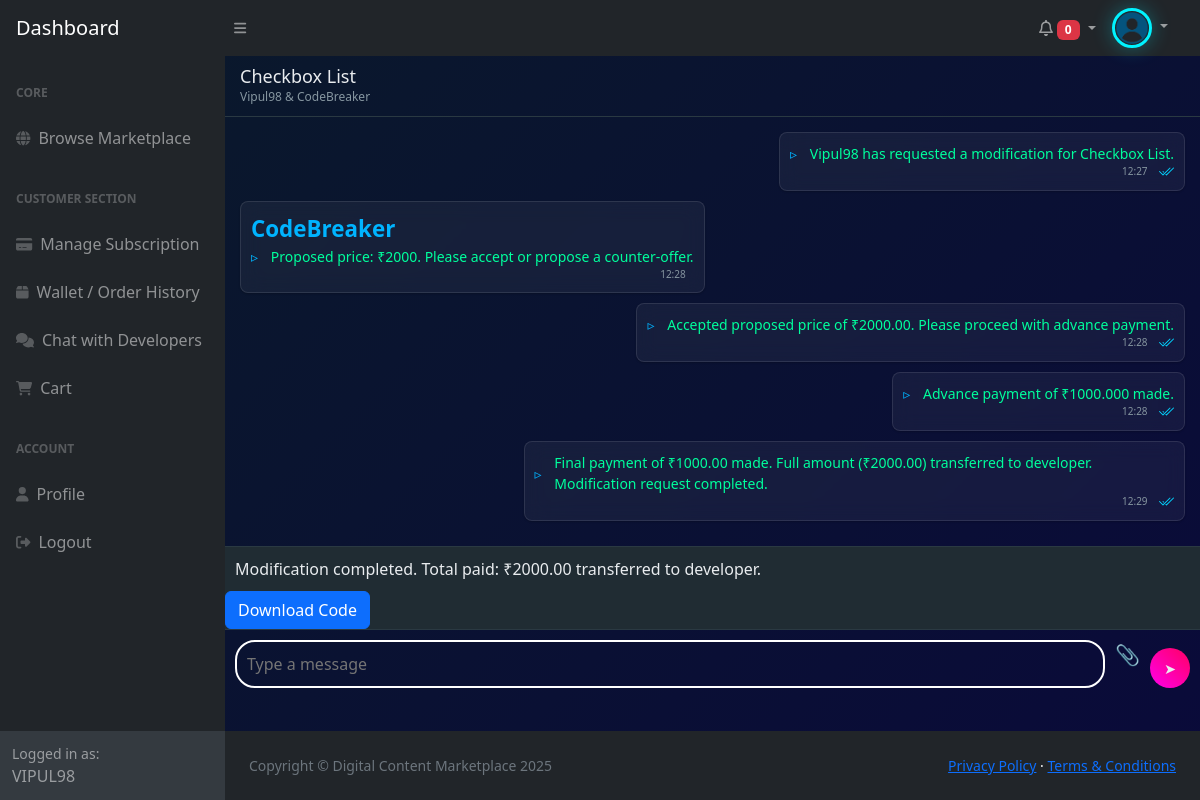
/chat/thread/33/ (signed in), run on the app's committed database.
### apps/authentication/models.py (models this page shows, shortened)
class User(AbstractUser):
    ROLE_CHOICES = (
        ('developer', 'Developer'),
        ('customer', 'Customer'),
    )
    first_name = models.CharField(max_length=50)
    last_name = models.CharField(max_length=50)
    profile_picture = models.ImageField(
        upload_to='profile_pics/',
        blank=True,
        null=True,
        default='profile_pics/user_default.png'
        )
    mobile = models.PositiveBigIntegerField(unique=True, null=True, blank=True)
    email = models.EmailField(max_length=50, unique=True)
    role = models.CharField(max_length=10, choices=ROLE_CHOICES)
    REQUIRED_FIELDS = ['email', 'mobile']
    groups = models.ManyToManyField(Group, blank=True)
    user_permissions = models.ManyToManyField(Permission, blank=True)
    class Meta:
        app_label = 'authentication'
        verbose_name = 'User'
        verbose_name_plural = 'Users'

### apps/chat/models.py (models this page shows, shortened)
class ChatThread(models.Model):
    customer = models.ForeignKey(
        settings.AUTH_USER_MODEL,
        on_delete=models.CASCADE,
        related_name='customer_chats',
        limit_choices_to={'role': 'customer'}
    )
    developer = models.ForeignKey(
        settings.AUTH_USER_MODEL,
        on_delete=models.CASCADE,
        related_name='developer_chats',
        limit_choices_to={'role': 'developer'}
    )
    code_content = models.ForeignKey(
        CodeContent,
        on_delete=models.CASCADE
    )
    created_at = models.DateTimeField(auto_now_add=True)
    is_active = models.BooleanField(default=True)
    flagged_for_review = models.BooleanField(default=False)

class ChatMessage(models.Model):
    thread = models.ForeignKey(
        ChatThread,
        on_delete=models.CASCADE,
        related_name='messages'
    )
    sender = models.ForeignKey(
        settings.AUTH_USER_MODEL,
        on_delete=models.CASCADE
    )
    message = models.TextField(blank=True, null=True)
    attachment = models.FileField(
        upload_to='chat_attachments/',
        blank=True,
        null=True
    )
    sent_at = models.DateTimeField(auto_now_add=True)
    is_read = models.BooleanField(default=False)

class ModificationRequest(models.Model):
    STATUS_CHOICES = [
        ('pending', 'Pending'),
        ('negotiating', 'Negotiating'),
        ('price_confirmed', 'Price Confirmed'),
        ('advance_paid', 'Advance Paid'),
        ('code_delivered', 'Code Delivered'),
        ('completed', 'Completed'),
        ('disputed', 'Disputed'),
        ('declined', 'Declined'),
        ('refunded', 'Refunded'),
        ('closed', 'Closed'),  # New status for paid-to-developer dispute resolution
    ]
    thread = models.OneToOneField(ChatThread, on_delete=models.CASCADE)
    proposed_price = models.DecimalField(max_digits=10, decimal_places=2, null=True, blank=True)
    counter_price = models.DecimalField(max_digits=10, decimal_places=2, null=True, blank=True)
    final_price = models.DecimalField(max_digits=10, decimal_places=2, null=True, blank=True)
    advance_payment = models.DecimalField(max_digits=10, decimal_places=2, null=True, blank=True)
    full_payment = models.DecimalField(max_digits=10, decimal_places=2, null=True, blank=True)
    status = models.CharField(max_length=20, choices=STATUS_CHOICES, default='pending')
    preview_token = models.CharField(max_length=32, null=True, blank=True)
    customer_preview_count = models.IntegerField(default=0)
    developer_preview_count = models.IntegerField(default=0)
    uploaded_file = models.FileField(upload_to='chat_attachments/%Y/%m/%d/', null=True, blank=True)
    dispute_reason = models.TextField(null=True, blank=True)
    created_at = models.DateTimeField(auto_now_add=True)

### apps/content/models.py (models this page shows, shortened)
class CodeContent(models.Model):
    developer = models.ForeignKey(User, on_delete=models.CASCADE)
    title = models.CharField(max_length=200)
    description = models.TextField()
    html_code = models.TextField()
    css_code = models.TextField(blank=True, null=True)
    js_code = models.TextField(blank=True, null=True)
    image_preview = models.ImageField(upload_to='code_previews/', blank=True, null=True)
    price = models.DecimalField(max_digits=6, decimal_places=2, default=0.00)
    CATEGORY_CHOICES = [
        ('card', 'Cards'),
        ('checkbox', 'Checkbox'),
        ('button', 'Button'),
        ('switch', 'Switch'),
        ('form', 'Form'),
        ('toggle', 'Toggle'),
        ('input', 'Input'),
        ('slider', 'Slider'),
        ('dropdown', 'Dropdown'),
        ('radio', 'Radio'),
        ('modal', 'Modal'),
        ('tabs', 'Tabs'),
        ('alert', 'Alert'),
        ('hover', 'Hover'),
        ('responsive', 'Responsive'),
        ('other', 'Other')
    ]
    category = models.CharField(max_length=50, choices=CATEGORY_CHOICES, default='other')
    DIFFICULTY_CHOICES = [
        ('beginner', 'Beginner'),
        ('intermediate', 'Intermediate'),
        ('advanced', 'Advanced'),
    ]
    difficulty = models.CharField(max_length=20, choices=DIFFICULTY_CHOICES, default='beginner')
    created_at = models.DateTimeField(auto_now_add=True)

### apps/chat/views.py (the view, shortened to what this page needs)
# urls.py: path('thread/<int:thread_id>/', views.chat_view, name='chat_view'),
@login_required
def chat_view(request, thread_id):
    thread = get_object_or_404(ChatThread, id=thread_id)
    if request.user not in [thread.customer, thread.developer] and not request.user.is_staff:
        messages.error(request, "You don’t have access to this chat.")
        return redirect('home')
    mod_request, created = ModificationRequest.objects.get_or_create(thread=thread)
    messages_list = thread.messages.order_by('sent_at')
    if request.user == thread.customer or request.user == thread.developer:
        thread.messages.filter(is_read=False).exclude(sender=request.user).update(is_read=True)
    advance_amount = mod_request.final_price / Decimal('2') if mod_request.final_price else None
    remaining_amount = (mod_request.final_price - mod_request.advance_payment) if (mod_request.final_price and mod_request.advance_payment) else None
    return render(request, 'chat.html', {
        'thread': thread,
        'chat_messages': messages_list,
        'mod_request': mod_request,
        'advance_amount': advance_amount,
        'remaining_amount': remaining_amount,
        'wallet_balance': request.user.customer_wallet.balance if request.user.role == 'customer' else None
    })

### apps/chat/templates/chat.html (shortened to what this page needs)
{% extends 'base_dash.html' %}
{% load static mathfilters %}
{% block content %}
<link rel="stylesheet" href="{% static 'css/developer_wallet.css' %}">
<div class="whatsapp-container" style="height: auto; min-height: 80vh; display: flex; flex-direction: column; color: #E9ECEF;">
    <div class="whatsapp-header" style="padding: 10px 15px; display: flex; align-items: center; border-bottom: 1px solid #2A3942;">
        <div style="flex-grow: 1;">
            <h2 style="margin: 0; font-size: 18px; color: #E9ECEF;">{{ thread.code_content.title }}</h2>
            <p style="margin: 0; font-size: 12px; color: #8696A0;">{{ thread.customer.username }} & {{ thread.developer.username }}</p>
        </div>
    </div>
    <div class="whatsapp-messages" style="flex-grow: 1; overflow-y: auto; padding: 15px;">
        {% for message in chat_messages %}
            <div style="display: flex; justify-content: {% if message.sender == request.user %}flex-end{% else %}flex-start{% endif %}; margin-bottom: 10px;">
                <div class="order-item" style="max-width: 70%; min-width: 10%; padding: 10px; border-radius: 8px; color: #E9ECEF; box-shadow: 0 1px 2px rgba(0,0,0,0.2);">
                    {% if message.sender != request.user %}
                        <div class="price">
                            {{ message.sender.username|capfirst }}
                        </div>
                    {% endif %}
                    <p class="code-content" style="margin: 0; font-size: 14px;">{{ message.message }}</p>
                    <span style="font-size: 10px; color: #8696A0; display: block; text-align: right;">
                        {{ message.sent_at|date:"H:i" }}
                    </span>
                </div>
            </div>
        {% endfor %}
    </div>
    <div class="action-section" style="background-color: #202C33; border-top: 1px solid #2A3942;">
        {% if request.user == thread.customer and mod_request.status == 'completed' %}
            <p style="color: #E9ECEF; margin: 10px;">Modification completed. Total paid: ₹{{ mod_request.final_price|floatformat:2 }} transferred to developer.</p>
            <a href="{% url 'download_code' thread.id %}" class="btn btn-primary">Download Code</a>
        {% endif %}
    </div>
    {% if thread.is_active %}
        <div class="whatsapp-input" style="padding: 10px; display: flex; align-items: center; border-top: 1px solid #2A3942;">
            <form method="post" enctype="multipart/form-data" style="display: flex; width: 100%;">
                <input type="text" name="message" placeholder="Type a message" style="flex-grow: 1; padding: 10px; border-radius: 20px; border: 2px solid white; background-color: transparent; color:rgb(255, 255, 255); margin-right: 10px;">
                <label for="attachment-input" style="cursor: pointer; color: #00A884; font-size: 20px; margin-right: 10px;">📎</label>
                <button class="subscription-badge" type="submit" style="color: #E9ECEF; border: none; border-radius: 50%; width: 40px; height: 40px; display: flex; align-items: center; justify-content: center;">➤</button>
            </form>
        </div>
    {% endif %}
</div>
{% endblock %}

### apps/authentication/templates/base_dash.html (shortened to what this page needs)
{% load static %}
<!DOCTYPE html>
<html lang="en">
    <head>
        <link href="https://cdn.jsdelivr.net/npm/simple-datatables@7.1.2/dist/style.min.css" rel="stylesheet" />
        <link href="{% static 'css/dashboardStyles.css' %}" rel="stylesheet" />
        <link href="{% static 'css/profileStyles.css' %}" rel="stylesheet" />
    </head>
    <body class="sb-nav-fixed">
        <nav class="sb-topnav navbar navbar-expand navbar-dark bg-dark">
            <a class="navbar-brand ps-3" href="{% url 'customer_dashboard' %}">Dashboard</a>
            <button class="btn btn-link btn-sm order-1 order-lg-0 me-4 me-lg-0" id="sidebarToggle" href="#!"><i class="fas fa-bars"></i></button>
            <ul class="navbar-nav ms-auto ms-md-0 me-3 me-lg-4">
                {% if user.is_authenticated %}
                    <a class="nav-link dropdown-toggle align-item-center" style="align-self: center;" href="#" id="notificationDropdown" role="button" data-bs-toggle="dropdown" aria-expanded="false">
                        <i class="fa-regular fa-bell"></i>
                        <span id="unread-count" class="badge bg-danger">0</span>
                    </a>
                {% endif %}
                <li class="nav-item dropdown">
                    <a class="nav-link dropdown-toggle" id="navbarDropdown" href="#" role="button" data-bs-toggle="dropdown" aria-expanded="false">
                        <img src="{{ user.profile_picture.url }}" class="avatar" alt="Profile Picture" style="height: 40px; width: 40px;">
                    </a>
                </li>
            </ul>
        </nav>
        <div id="layoutSidenav">
            <div id="layoutSidenav_nav">
                <nav class="sb-sidenav accordion sb-sidenav-dark" id="sidenavAccordion">
                    <div class="sb-sidenav-menu">
                        <div class="nav">
                            <div class="sb-sidenav-menu-heading">Core</div>
                            <a class="nav-link" href="{% url 'home' %}">
                                <div class="sb-nav-link-icon"><i class="fas fa-globe"></i></div>
                                Browse Marketplace
                            </a>
                            {% if user.is_superuser or user.is_staff %}
                                <div class="sb-sidenav-menu-heading">Developer Section</div>
                                <a class="nav-link" href="{% url 'my_content' %}">
                                    <div class="sb-nav-link-icon"><i class="fas fa-folder"></i></div>
                                    My Contents
                                </a>
                                <a class="nav-link" href="{% url 'upload_content' %}">
                                    <div class="sb-nav-link-icon"><i class="fas fa-upload"></i></div>
                                    Upload Contents
                                </a>
                                <a class="nav-link" href="{% url 'admin_wallet' %}">
                                    <div class="sb-nav-link-icon"><i class="fas fa-dollar-sign"></i></div>
                                    Admin Wallet
                                </a>
                                <a class="nav-link" href="{% url 'admin_chat_view' %}">
                                    <div class="sb-nav-link-icon"><i class="fas fa-comments"></i></div>
                                    Chat Control
                                </a>
                            {% elif user.role == "customer" %}
                                <div class="sb-sidenav-menu-heading">Customer Section</div>
                                <a class="nav-link" href="{% url 'manage_subscription' %}">
                                    <div class="sb-nav-link-icon"><i class="fas fa-credit-card"></i></div>
                                    Manage Subscription
                                </a>
                                <a class="nav-link" href="{% url 'order_history' %}">
                                    <div class="sb-nav-link-icon"><i class="fas fa-box"></i></div>
                                    Wallet / Order History
                                </a>
                                <a class="nav-link" href="{% url 'active_chats' %}">
                                    <div class="sb-nav-link-icon"><i class="fas fa-comments"></i></div>
                                    Chat with Developers
                                </a>
                                <a class="nav-link" href="{% url 'cart' %}">
                                    <div class="sb-nav-link-icon"><i class="fas fa-shopping-cart"></i></div>
                                    Cart
                                </a>
                            {% endif %}
                            <div class="sb-sidenav-menu-heading">Account</div>
                            <a class="nav-link" href="{% url 'profile' %}">
                                <div class="sb-nav-link-icon"><i class="fas fa-user"></i></div>
                                Profile
                            </a>
                            <div class="nav-link">
                                <form action="{% url 'logout' %}" method="POST">
                                    <div class="d-flex justify-content-between align-items-center">
                                        <div class="sb-nav-link-icon"><i class="fas fa-sign-out-alt"></i></div>
                                        <button type="submit" class="dropdown-item">Logout</button>
                                    </div>
                                </form>
                            </div>
                        </div>
                    </div>
                    <div class="sb-sidenav-footer">
                        <div class="small">Logged in as:</div>
                        {{ user.username|upper }}
                    </div>
                </nav>
            </div>
            <div id="layoutSidenav_content">
                <main>
                    {% block content %}{% endblock  %}
                </main>
                <footer class="py-4 bg-dark mt-auto">
                    <div class="container-fluid px-4">
                        <div class="d-flex align-items-center justify-content-between small">
                            <div class="text-muted">Copyright &copy; Digital Content Marketplace 2025</div>
                            <div>
                                <a href="{% url 'privacy' %}">Privacy Policy</a>
                                &middot;
                                <a href="{% url 'terms' %}">Terms &amp; Conditions</a>
                            </div>
                        </div>
                    </div>
                </footer>
            </div>
        </div>
        <link rel="stylesheet" href="https://cdnjs.cloudflare.com/ajax/libs/font-awesome/5.15.4/css/all.min.css">
    </body>
</html>

### data on the page
User: profile_picture (placeholder picture), username "VIPUL98"
ChatThread: code_content "Checkbox List", customer.username "Vipul98", developer.username "CodeBreaker"
ChatMessage: message "Vipul98 has requested a modification for Checkbox List.", sent_at "12:27", is_read True (drawn)
ChatMessage: sender.username "CodeBreaker", message "Proposed price: ₹2000. Please accept or propose a counter-offer.", sent_at "12:28"
ChatMessage: message "Accepted proposed price of ₹2000.00. Please proceed with advance payment.", sent_at "12:28", is_read True (drawn)
ChatMessage: message "Advance payment of ₹1000.000 made.", sent_at "12:28", is_read True (drawn)
ChatMessage: message "Final payment of ₹1000.00 made. Full amount (₹2000.00) transferred to developer. Modification request completed.", sent_at "12:29", is_read True (drawn)
ModificationRequest: final_price "2000.00"
